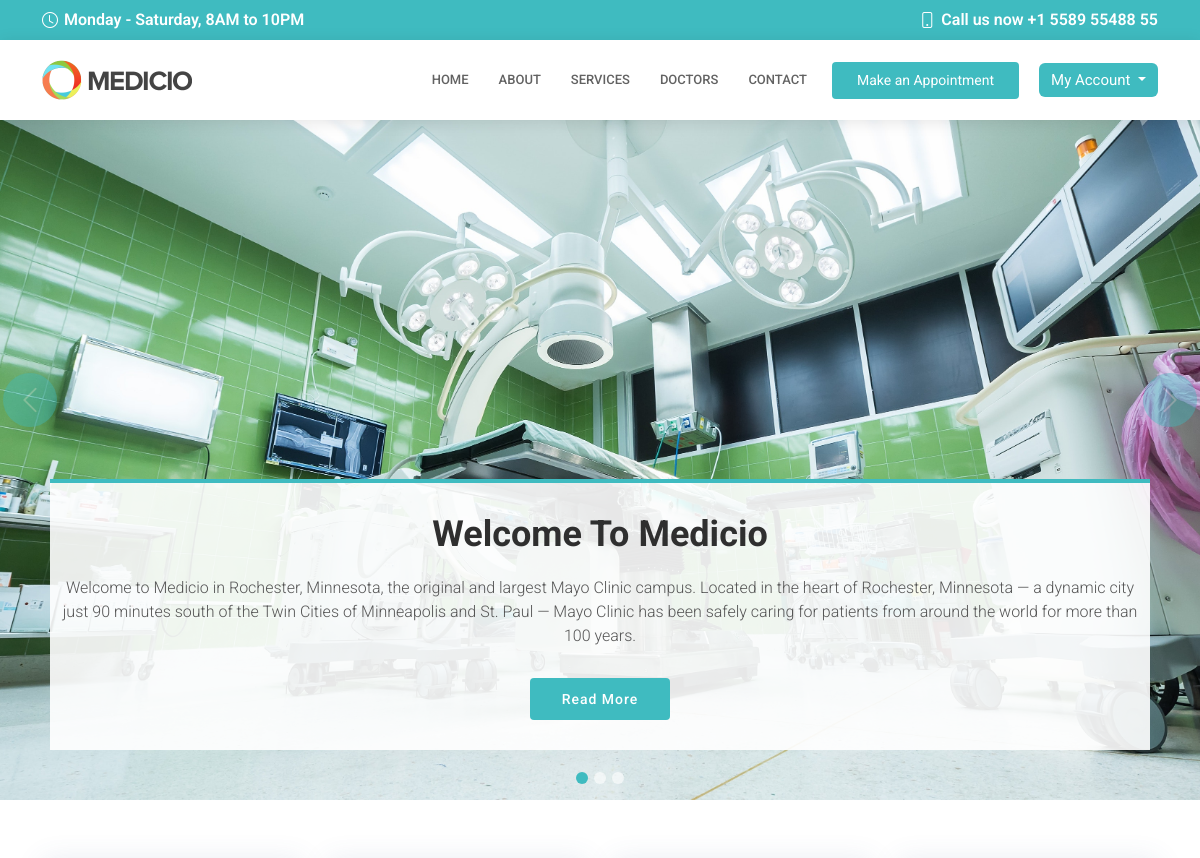
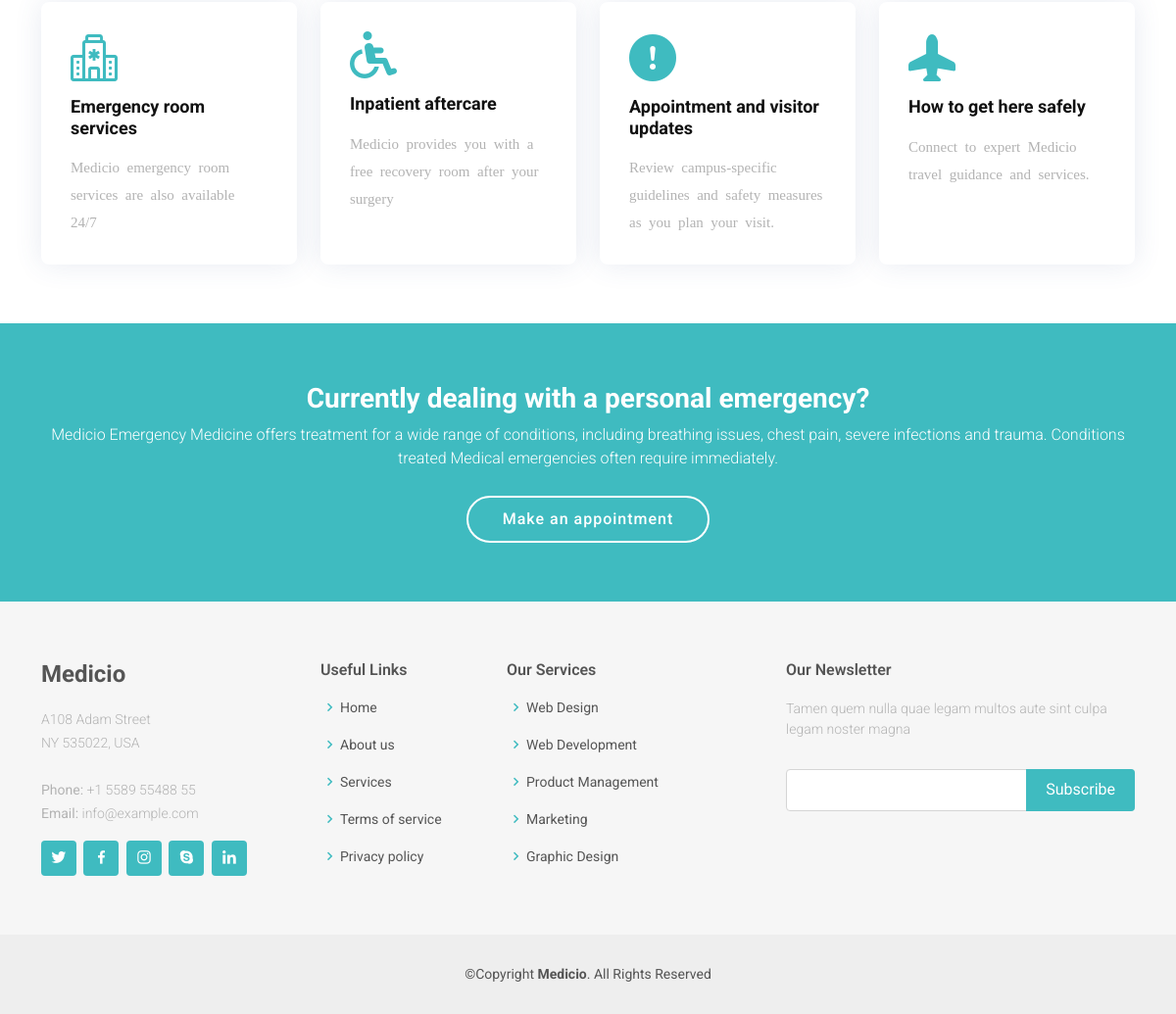
The page / on the database its author committed (2 pictures, top to bottom).
### Front/models.py (models this page shows, shortened)
class RepeatFields(models.Model):
    created = models.DateTimeField(auto_now_add=True)
    updated = models.DateTimeField(auto_now=True)
    deleted = models.BooleanField(default=False)

class Banner(RepeatFields):
    class Meta:
        verbose_name = "Banner"
        verbose_name_plural = "Banner"
    title = models.CharField(max_length=150)
    description = models.TextField()
    image = models.ImageField(upload_to='Banner__Images')

class Emergency_banner(RepeatFields):
    class Meta:
        verbose_name = "Emergency_banner"
        verbose_name_plural = "Emergency_banner"
    title = models.CharField(max_length=150)
    description = models.TextField()

### Hospital/models.py (models this page shows, shortened)
class RepeatFields(models.Model):
    created = models.DateTimeField(auto_now_add=True)
    updated = models.DateTimeField(auto_now=True)

class Services(RepeatFields):
    class Meta:
        verbose_name = "Services"
        verbose_name_plural = "Services"
    title = models.CharField(max_length=150)
    description = models.TextField()
    icon = models.CharField(max_length=150)

### Front/views.py (the view, shortened to what this page needs)
# urls.py: 2. Add a URL to urlpatterns:  path('', Home.as_view(), name='home')
class Home(View):
    template_name = 'pages/home.html'
    def get(self , request):
        banners = models.Banner.objects.all()
        emergencies = models.Emergency_banner.objects.first()
        services = host.Services.objects.all()
        return render(request , self.template_name , locals())

### templates/pages/home.html
{% extends "base/base.html" %}
{% load static %}
{% block 'content' %}
  <section id="hero">
    <div id="heroCarousel" data-bs-interval="5000" class="carousel slide carousel-fade" data-bs-ride="carousel">
      <ol class="carousel-indicators" id="hero-carousel-indicators"></ol>
      <div class="carousel-inner" role="listbox">
        {% for banner in banners  %}
        <div class="carousel-item active" style="background-image: url( {{banner.image.url}} )">
          <div class="container">
            <h2>{{banner.title}}</h2>
            <p>{{banner.description}}</p>
            <a href="{% url 'about' %}" class="btn-get-started scrollto">Read More</a>
          </div>
        </div>
        {% endfor %}
      </div>
      <a class="carousel-control-prev" href="#heroCarousel" role="button" data-bs-slide="prev">
        <span class="carousel-control-prev-icon bi bi-chevron-left" aria-hidden="true"></span>
      </a>
      <a class="carousel-control-next" href="#heroCarousel" role="button" data-bs-slide="next">
        <span class="carousel-control-next-icon bi bi-chevron-right" aria-hidden="true"></span>
      </a>
    </div>
  </section>
  <main id="main">
    <section id="featured-services" class="featured-services">
      <div class="container" data-aos="fade-up">
        <div class="row">
          {% for service in services|slice:'4' %}
          <div class="col-md-6 col-lg-3 d-flex align-items-stretch mb-5 mb-lg-0">
            <div class="icon-box" data-aos="fade-up" data-aos-delay="100">
              <div class="icon"><i class="{{service.icon}}"></i></div>
              <h4 class="title"><a href="">{{service.title}}</a></h4>
              <p class="description">{{service.description}}</p>
            </div>
          </div>
          {% endfor %}
        </div>
      </div>
    </section>
    <section id="cta" class="cta">
      <div class="container" data-aos="zoom-in">
        <div class="text-center">
          <h3>{{emergencies.title}}</h3>
          <p style= "color: #fff;">{{emergencies.description}}</p>
          <a class="cta-btn scrollto" href="{% url 'appointment' %}">Make an appointment</a>
        </div>
      </div>
    </section>
  </main>
{% endblock 'content' %}

### static/front/assets/css/style.css (style rules this page uses)
body { font-family: "Open Sans", sans-serif; color: #3fbbc0; }
a { color: #3fbbc0; text-decoration: none; }
h1, h2, h3, h4, h5, h6 { font-family: "Roboto", sans-serif; }
#hero { width: 100%; height: 100vh; background-color: rgba(60, 60, 60, 0.8); overflow: hidden; position: relative; }
#hero .carousel, #hero .carousel-inner, #hero .carousel-item, #hero .carousel-item::before { position: absolute; top: 0; right: 0; left: 0; bottom: 0; }
#hero .carousel-item { background-size: cover; background-position: center; background-repeat: no-repeat; display: flex; justify-content: center; align-items: flex-end; }
#hero .container { text-align: center; background: rgba(255, 255, 255, 0.9); padding-top: 30px; padding-bottom: 30px; margin-bottom: 50px; border-top: 4px solid #3fbbc0; }
@media (max-width: 1200px) { #hero .container { margin-left: 50px; margin-right: 50px; } }
#hero h2 { color: #2f2f2f; margin-bottom: 20px; font-size: 36px; font-weight: 700; }
#hero p { margin: 0 auto 30px auto; color: #555555; }
#hero .carousel-inner .carousel-item { transition-property: opacity; background-position: center top; }
#hero .carousel-inner .carousel-item, #hero .carousel-inner .active.carousel-item-start, #hero .carousel-inner .active.carousel-item-end { opacity: 0; }
#hero .carousel-inner .active, #hero .carousel-inner .carousel-item-next.carousel-item-start, #hero .carousel-inner .carousel-item-prev.carousel-item-end { opacity: 1; transition: 0.5s; }
#hero .carousel-control-next-icon, #hero .carousel-control-prev-icon { background: none; font-size: 30px; line-height: 0; width: auto; height: auto; background: rgba(63, 187, 192, 0.8); border-radius: 50px; transition: 0.3s; color: rgba(255, 255, 255, 0.5); width: 54px; height: 54px; display: flex; align-items: center; justify-content: center; }
#hero .btn-get-started { font-family: "Roboto", sans-serif; font-weight: 500; font-size: 14px; letter-spacing: 1px; display: inline-block; padding: 14px 32px; border-radius: 4px; transition: 0.5s; line-height: 1; color: #fff; background: #3fbbc0; }
@media (min-width: 1024px) { #hero .carousel-control-prev, #hero .carousel-control-next { width: 5%; } }
section { padding: 60px 0; overflow: hidden; }
.featured-services .icon-box { padding: 30px; position: relative; overflow: hidden; background: #fff; box-shadow: 0 0 29px 0 rgba(68, 88, 144, 0.12); transition: all 0.3s ease-in-out; border-radius: 8px; z-index: 1; }
.featured-services .icon-box::before { content: ""; position: absolute; background: #d9f1f2; right: 0; left: 0; bottom: 0; top: 100%; transition: all 0.3s; z-index: -1; }
.featured-services .icon { margin-bottom: 15px; }
.featured-services .icon i { font-size: 48px; line-height: 1; color: #3fbbc0; transition: all 0.3s ease-in-out; }
.featured-services .title { font-weight: 700; margin-bottom: 15px; font-size: 18px; }
.featured-services .title a { color: #111; }
.featured-services .description { font-size: 15px; line-height: 28px; margin-bottom: 0; }
.cta { background: #3fbbc0; color: #fff; background-size: cover; padding: 60px 0; }
.cta h3 { font-size: 28px; font-weight: 700; }
.cta .cta-btn { font-family: "Roboto", sans-serif; font-weight: 500; font-size: 16px; letter-spacing: 1px; display: inline-block; padding: 10px 35px; border-radius: 25px; transition: 0.5s; margin-top: 10px; border: 2px solid #fff; color: #fff; }

### static/front/assets/css_calander/style.css (style rules this page uses)
body { font-family: "Roboto", -apple-system, BlinkMacSystemFont, "Segoe UI", Roboto, "Helvetica Neue", Arial, "Noto Sans", sans-serif, "Apple Color Emoji", "Segoe UI Emoji", "Segoe UI Symbol", "Noto Color Emoji"; background-color: #fff; }
p { color: #b3b3b3; font-weight: 300; }
h1, h2, h3, h4, h5, h6, .h1, .h2, .h3, .h4, .h5, .h6 { font-family: "Roboto", -apple-system, BlinkMacSystemFont, "Segoe UI", Roboto, "Helvetica Neue", Arial, "Noto Sans", sans-serif, "Apple Color Emoji", "Segoe UI Emoji", "Segoe UI Symbol", "Noto Color Emoji"; }
a { -webkit-transition: .3s all ease; -o-transition: .3s all ease; transition: .3s all ease; }
a, a:hover { text-decoration: none !important; }
h2 { font-size: 20px; }

### rows shown on the page
Banner: image (picture), title "Welcome To Medicio", description "Welcome to Medicio in Rochester, Minnesota, the original and largest Mayo Clinic campus. Located in the heart of Rochester, Minnesota — a dynamic city just 90 minutes south of the Twin Cities of Minneapolis and St. Paul — Mayo Clinic has been safely caring for patients from around the world for more than 100 years."
Services: title "Emergency room services", description "Medicio emergency room services are also available 24/7"
Services: title "Inpatient aftercare", description "Medicio provides you with a free recovery room after your surgery"
Services: title "Appointment and visitor updates", description "Review campus-specific guidelines and safety measures as you plan your visit."
Services: title "How to get here safely", description "Connect to expert Medicio travel guidance and services."
Emergency_banner: title "Currently dealing with a personal emergency?", description "Medicio Emergency Medicine offers treatment for a wide range of conditions, including breathing issues, chest pain, severe infections and trauma. Conditions treated Medical emergencies often require immediately."
